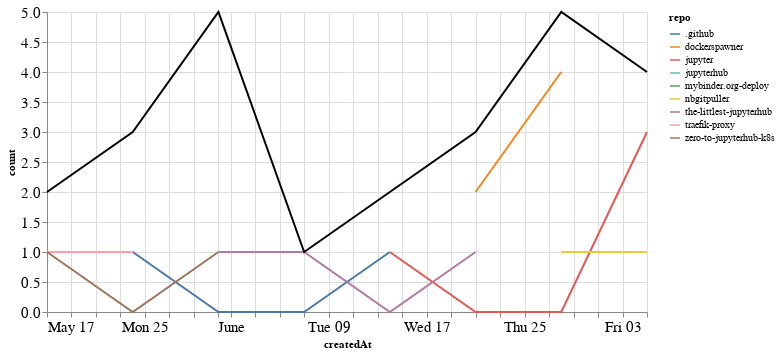

The notebook cell this image was saved under:
### Markdown cell above
## PRs

### Code cell
prs_time = prs.groupby('repo').resample('W', on='createdAt').count()['author'].reset_index()
prs_time = prs_time.rename(columns={'author': 'count'})
prs_time_total = prs_time.groupby('createdAt').agg({"count": "sum"}).reset_index()

ch1 = alt.Chart(prs_time, width=600).mark_line().encode(
    x='createdAt',
    y='count',
    color='repo',
    tooltip="repo"
)

ch2 = alt.Chart(prs_time_total, width=600).mark_line(color="black").encode(
    x='createdAt',
    y='count',
)

ch1 + ch2

### Figure 1 — Vega-Lite specification as saved in the notebook (floating-point values rounded to 4 significant figures)
{"config": {"axisLeft": {"labelFontSize": 15}, "axisBottom": {"labelFontSize": 15}}, "layer": [{"data": {"name": "data-de44c37693250d5b922cbe130a6dce49"}, "mark": "line", "encoding": {"color": {"type": "nominal", "field": "repo"}, "tooltip": {"type": "nominal", "field": "repo"}, "x": {"type": "temporal", "field": "createdAt"}, "y": {"type": "quantitative", "field": "count"}}, "width": 600}, {"data": {"name": "data-046112a3a779cb9270816594ef84ab83"}, "mark": {"type": "line", "color": "black"}, "encoding": {"x": {"type": "temporal", "field": "createdAt"}, "y": {"type": "quantitative", "field": "count"}}, "width": 600}], "$schema": "https://vega.github.io/schema/vega-lite/v4.8.1.json", "datasets": {"data-de44c37693250d5b922cbe130a6dce49": [{"repo": ".github", "createdAt": "2020-05-24T00:00:00", "count": 1}, {"repo": ".github", "createdAt": "2020-05-31T00:00:00", "count": 0}, {"repo": ".github", "createdAt": "2020-06-07T00:00:00", "count": 0}, {"repo": ".github", "createdAt": "2020-06-14T00:00:00", "count": 1}, {"repo": "dockerspawner", "createdAt": "2020-06-21T00:00:00", "count": 2}, {"repo": "dockerspawner", "createdAt": "2020-06-28T00:00:00", "count": 4}, {"repo": "jupyter", "createdAt": "2020-06-14T00:00:00", "count": 1}, {"repo": "jupyter", "createdAt": "2020-06-21T00:00:00", "count": 0}, {"repo": "jupyter", "createdAt": "2020-06-28T00:00:00", "count": 0}, {"repo": "jupyter", "createdAt": "2020-07-05T00:00:00", "count": 3}, {"repo": "jupyterhub", "createdAt": "2020-05-31T00:00:00", "count": 3}, {"repo": "mybinder.org-deploy", "createdAt": "2020-05-24T00:00:00", "count": 1}, {"repo": "nbgitpuller", "createdAt": "2020-06-28T00:00:00", "count": 1}, {"repo": "nbgitpuller", "createdAt": "2020-07-05T00:00:00", "count": 1}, {"repo": "the-littlest-jupyterhub", "createdAt": "2020-05-31T00:00:00", "count": 1}, {"repo": "the-littlest-jupyterhub", "createdAt": "2020-06-07T00:00:00", "count": 1}, {"repo": "the-littlest-jupyterhub", "createdAt": "2020-06-14T00:00:00", "count": 0}, {"repo": "the-littlest-jupyterhub", "createdAt": "2020-06-21T00:00:00", "count": 1}, {"repo": "traefik-proxy", "createdAt": "2020-05-17T00:00:00", "count": 1}, {"repo": "traefik-proxy", "createdAt": "2020-05-24T00:00:00", "count": 1}, {"repo": "zero-to-jupyterhub-k8s", "createdAt": "2020-05-17T00:00:00", "count": 1}, {"repo": "zero-to-jupyterhub-k8s", "createdAt": "2020-05-24T00:00:00", "count": 0}, {"repo": "zero-to-jupyterhub-k8s", "createdAt": "2020-05-31T00:00:00", "count": 1}], "data-046112a3a779cb9270816594ef84ab83": [{"createdAt": "2020-05-17T00:00:00", "count": 2}, {"createdAt": "2020-05-24T00:00:00", "count": 3}, {"createdAt": "2020-05-31T00:00:00", "count": 5}, {"createdAt": "2020-06-07T00:00:00", "count": 1}, {"createdAt": "2020-06-14T00:00:00", "count": 2}, {"createdAt": "2020-06-21T00:00:00", "count": 3}, {"createdAt": "2020-06-28T00:00:00", "count": 5}, {"createdAt": "2020-07-05T00:00:00", "count": 4}]}}
